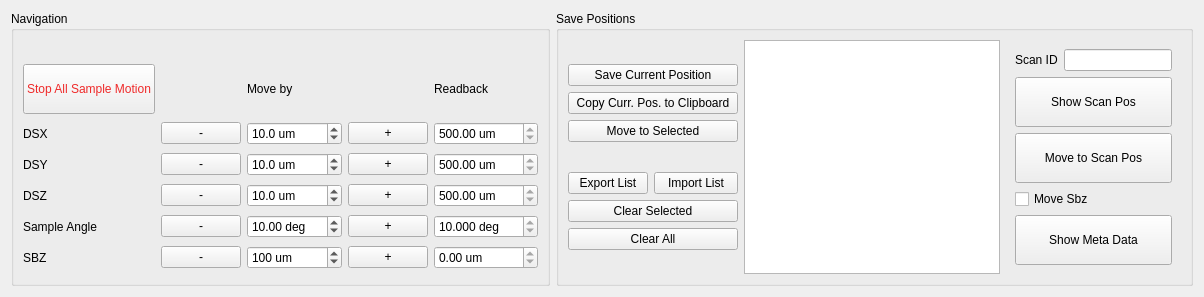
          <widget class="QWidget" name="tab">
           <attribute name="title">
            <string>MLL Module</string>
           </attribute>
           <layout class="QGridLayout" name="gridLayout_61">
            <item row="0" column="0">
             <widget class="QGroupBox" name="groupBox_39">
              <property name="enabled">
               <bool>true</bool>
              </property>
              <property name="sizePolicy">
               <sizepolicy hsizetype="Preferred" vsizetype="Preferred">
                <horstretch>0</horstretch>
                <verstretch>0</verstretch>
               </sizepolicy>
              </property>
              <property name="styleSheet">
               <string notr="true"/>
              </property>
              <property name="title">
               <string>Navigation</string>
              </property>
              <layout class="QGridLayout" name="gridLayout_90">
               <item row="4" column="0">
                <widget class="QLabel" name="label_43">
                 <property name="sizePolicy">
                  <sizepolicy hsizetype="Fixed" vsizetype="Preferred">
                   <horstretch>0</horstretch>
                   <verstretch>0</verstretch>
                  </sizepolicy>
                 </property>
                 <property name="text">
                  <string>DSZ</string>
                 </property>
                </widget>
               </item>
               <item row="4" column="5">
                <widget class="QDoubleSpinBox" name="db_dsz">
                 <property name="sizePolicy">
                  <sizepolicy hsizetype="Preferred" vsizetype="Fixed">
                   <horstretch>0</horstretch>
                   <verstretch>0</verstretch>
                  </sizepolicy>
                 </property>
                 <property name="readOnly">
                  <bool>true</bool>
                 </property>
                 <property name="buttonSymbols">
                  <enum>QAbstractSpinBox::UpDownArrows</enum>
                 </property>
                 <property name="suffix">
                  <string> um</string>
                 </property>
                 <property name="decimals">
                  <number>2</number>
                 </property>
                 <property name="minimum">
                  <double>-9999.000000000000000</double>
                 </property>
                 <property name="maximum">
                  <double>9999.989999999999782</double>
                 </property>
                 <property name="value">
                  <double>500.000000000000000</double>
                 </property>
                </widget>
               </item>
               <item row="3" column="0">
                <widget class="QLabel" name="label_172">
                 <property name="sizePolicy">
                  <sizepolicy hsizetype="Fixed" vsizetype="Preferred">
                   <horstretch>0</horstretch>
                   <verstretch>0</verstretch>
                  </sizepolicy>
                 </property>
                 <property name="text">
                  <string>DSY</string>
                 </property>
                </widget>
               </item>
               <item row="6" column="0">
                <widget class="QLabel" name="label_82">
                 <property name="sizePolicy">
                  <sizepolicy hsizetype="Fixed" vsizetype="Preferred">
                   <horstretch>0</horstretch>
                   <verstretch>0</verstretch>
                  </sizepolicy>
                 </property>
                 <property name="text">
                  <string>SBZ</string>
                 </property>
                </widget>
               </item>
               <item row="5" column="2">
                <widget class="QDoubleSpinBox" name="db_move_dsth">
                 <property name="sizePolicy">
                  <sizepolicy hsizetype="Preferred" vsizetype="Fixed">
                   <horstretch>0</horstretch>
                   <verstretch>0</verstretch>
                  </sizepolicy>
                 </property>
                 <property name="suffix">
                  <string> deg</string>
                 </property>
                 <property name="minimum">
                  <double>-120.000000000000000</double>
                 </property>
                 <property name="maximum">
                  <double>120.000000000000000</double>
                 </property>
                 <property name="singleStep">
                  <double>10.000000000000000</double>
                 </property>
                 <property name="value">
                  <double>10.000000000000000</double>
                 </property>
                </widget>
               </item>
               <item row="2" column="2">
                <widget class="QDoubleSpinBox" name="db_move_dsx">
                 <property name="sizePolicy">
                  <sizepolicy hsizetype="Preferred" vsizetype="Fixed">
                   <horstretch>0</horstretch>
                   <verstretch>0</verstretch>
                  </sizepolicy>
                 </property>
                 <property name="suffix">
                  <string> um</string>
                 </property>
                 <property name="decimals">
                  <number>1</number>
                 </property>
                 <property name="minimum">
                  <double>-10000.000000000000000</double>
                 </property>
                 <property name="maximum">
                  <double>10000.000000000000000</double>
                 </property>
                 <property name="singleStep">
                  <double>5.000000000000000</double>
                 </property>
                 <property name="value">
                  <double>10.000000000000000</double>
                 </property>
                </widget>
               </item>
               <item row="2" column="1">
                <widget class="QPushButton" name="pb_move_dsx_neg">
                 <property name="sizePolicy">
                  <sizepolicy hsizetype="Preferred" vsizetype="Fixed">
                   <horstretch>0</horstretch>
                   <verstretch>0</verstretch>
                  </sizepolicy>
                 </property>
                 <property name="text">
                  <string>   -   </string>
                 </property>
                </widget>
               </item>
               <item row="4" column="4">
                <widget class="QPushButton" name="pb_move_dsz_pos">
                 <property name="sizePolicy">
                  <sizepolicy hsizetype="Preferred" vsizetype="Fixed">
                   <horstretch>0</horstretch>
                   <verstretch>0</verstretch>
                  </sizepolicy>
                 </property>
                 <property name="text">
                  <string>+</string>
                 </property>
                </widget>
               </item>
               <item row="5" column="1">
                <widget class="QPushButton" name="pb_move_dth_pos_neg">
                 <property name="sizePolicy">
                  <sizepolicy hsizetype="Preferred" vsizetype="Fixed">
                   <horstretch>0</horstretch>
                   <verstretch>0</verstretch>
                  </sizepolicy>
                 </property>
                 <property name="text">
                  <string>-</string>
                 </property>
                </widget>
               </item>
               <item row="2" column="5">
                <widget class="QDoubleSpinBox" name="db_dsx">
                 <property name="sizePolicy">
                  <sizepolicy hsizetype="Preferred" vsizetype="Fixed">
                   <horstretch>0</horstretch>
                   <verstretch>0</verstretch>
                  </sizepolicy>
                 </property>
                 <property name="readOnly">
                  <bool>true</bool>
                 </property>
                 <property name="buttonSymbols">
                  <enum>QAbstractSpinBox::UpDownArrows</enum>
                 </property>
                 <property name="suffix">
                  <string> um</string>
                 </property>
                 <property name="decimals">
                  <number>2</number>
                 </property>
                 <property name="minimum">
                  <double>-9999.000000000000000</double>
                 </property>
                 <property name="maximum">
                  <double>9999.000000000000000</double>
                 </property>
                 <property name="value">
                  <double>500.000000000000000</double>
                 </property>
                </widget>
               </item>
               <item row="2" column="4">
                <widget class="QPushButton" name="pb_move_dsx_pos">
                 <property name="sizePolicy">
                  <sizepolicy hsizetype="Preferred" vsizetype="Fixed">
                   <horstretch>0</horstretch>
                   <verstretch>0</verstretch>
                  </sizepolicy>
                 </property>
                 <property name="text">
                  <string>  +  </string>
                 </property>
                </widget>
               </item>
               <item row="4" column="1">
                <widget class="QPushButton" name="pb_move_dsz_neg">
                 <property name="sizePolicy">
                  <sizepolicy hsizetype="Preferred" vsizetype="Fixed">
                   <horstretch>0</horstretch>
                   <verstretch>0</verstretch>
                  </sizepolicy>
                 </property>
                 <property name="text">
                  <string>-</string>
                 </property>
                </widget>
               </item>
               <item row="6" column="4">
                <widget class="QPushButton" name="pb_move_sbz_pos">
                 <property name="sizePolicy">
                  <sizepolicy hsizetype="Preferred" vsizetype="Fixed">
                   <horstretch>0</horstretch>
                   <verstretch>0</verstretch>
                  </sizepolicy>
                 </property>
                 <property name="text">
                  <string>+</string>
                 </property>
                </widget>
               </item>
               <item row="1" column="5">
                <widget class="QLabel" name="label_168">
                 <property name="text">
                  <string>Readback</string>
                 </property>
                </widget>
               </item>
               <item row="3" column="4">
                <widget class="QPushButton" name="pb_move_dsy_pos">
                 <property name="sizePolicy">
                  <sizepolicy hsizetype="Preferred" vsizetype="Fixed">
                   <horstretch>0</horstretch>
                   <verstretch>0</verstretch>
                  </sizepolicy>
                 </property>
                 <property name="text">
                  <string>+</string>
                 </property>
                </widget>
               </item>
               <item row="5" column="4">
                <widget class="QPushButton" name="pb_move_dth_pos">
                 <property name="sizePolicy">
                  <sizepolicy hsizetype="Preferred" vsizetype="Fixed">
                   <horstretch>0</horstretch>
                   <verstretch>0</verstretch>
                  </sizepolicy>
                 </property>
                 <property name="text">
                  <string>+</string>
                 </property>
                </widget>
               </item>
               <item row="3" column="2">
                <widget class="QDoubleSpinBox" name="db_move_dsy">
                 <property name="sizePolicy">
                  <sizepolicy hsizetype="Preferred" vsizetype="Fixed">
                   <horstretch>0</horstretch>
                   <verstretch>0</verstretch>
                  </sizepolicy>
                 </property>
                 <property name="suffix">
                  <string> um</string>
                 </property>
                 <property name="decimals">
                  <number>1</number>
                 </property>
                 <property name="minimum">
                  <double>-10000.000000000000000</double>
                 </property>
                 <property name="maximum">
                  <double>10000.000000000000000</double>
                 </property>
                 <property name="singleStep">
                  <double>5.000000000000000</double>
                 </property>
                 <property name="value">
                  <double>10.000000000000000</double>
                 </property>
                </widget>
               </item>
               <item row="3" column="5">
                <widget class="QDoubleSpinBox" name="db_dsy">
                 <property name="sizePolicy">
                  <sizepolicy hsizetype="Preferred" vsizetype="Fixed">
                   <horstretch>0</horstretch>
                   <verstretch>0</verstretch>
                  </sizepolicy>
                 </property>
                 <property name="readOnly">
                  <bool>true</bool>
                 </property>
                 <property name="buttonSymbols">
                  <enum>QAbstractSpinBox::UpDownArrows</enum>
                 </property>
                 <property name="suffix">
                  <string> um</string>
                 </property>
                 <property name="decimals">
                  <number>2</number>
                 </property>
                 <property name="minimum">
                  <double>-9999.000000000000000</double>
                 </property>
                 <property name="maximum">
                  <double>9999.989999999999782</double>
                 </property>
                 <property name="value">
                  <double>500.000000000000000</double>
                 </property>
                </widget>
               </item>
               <item row="0" column="2">
                <widget class="QLabel" name="label_167">
                 <property name="sizePolicy">
                  <sizepolicy hsizetype="Preferred" vsizetype="Fixed">
                   <horstretch>0</horstretch>
                   <verstretch>0</verstretch>
                  </sizepolicy>
                 </property>
                 <property name="text">
                  <string/>
                 </property>
                </widget>
               </item>
               <item row="1" column="2">
                <widget class="QLabel" name="label_131">
                 <property name="sizePolicy">
                  <sizepolicy hsizetype="Preferred" vsizetype="Fixed">
                   <horstretch>0</horstretch>
                   <verstretch>0</verstretch>
                  </sizepolicy>
                 </property>
                 <property name="styleSheet">
                  <string notr="true"/>
                 </property>
                 <property name="text">
                  <string>Move by</string>
                 </property>
                </widget>
               </item>
               <item row="5" column="0">
                <widget class="QLabel" name="label_169">
                 <property name="sizePolicy">
                  <sizepolicy hsizetype="Fixed" vsizetype="Preferred">
                   <horstretch>0</horstretch>
                   <verstretch>0</verstretch>
                  </sizepolicy>
                 </property>
                 <property name="text">
                  <string>Sample Angle  </string>
                 </property>
                </widget>
               </item>
               <item row="6" column="2">
                <widget class="QDoubleSpinBox" name="db_move_sbz">
                 <property name="sizePolicy">
                  <sizepolicy hsizetype="Preferred" vsizetype="Fixed">
                   <horstretch>0</horstretch>
                   <verstretch>0</verstretch>
                  </sizepolicy>
                 </property>
                 <property name="suffix">
                  <string> um</string>
                 </property>
                 <property name="decimals">
                  <number>0</number>
                 </property>
                 <property name="minimum">
                  <double>-50000.000000000000000</double>
                 </property>
                 <property name="maximum">
                  <double>50000.000000000000000</double>
                 </property>
                 <property name="singleStep">
                  <double>100.000000000000000</double>
                 </property>
                 <property name="value">
                  <double>100.000000000000000</double>
                 </property>
                </widget>
               </item>
               <item row="4" column="2">
                <widget class="QDoubleSpinBox" name="db_move_dsz">
                 <property name="sizePolicy">
                  <sizepolicy hsizetype="Preferred" vsizetype="Fixed">
                   <horstretch>0</horstretch>
                   <verstretch>0</verstretch>
                  </sizepolicy>
                 </property>
                 <property name="suffix">
                  <string> um</string>
                 </property>
                 <property name="decimals">
                  <number>1</number>
                 </property>
                 <property name="minimum">
                  <double>-10000.000000000000000</double>
                 </property>
                 <property name="maximum">
                  <double>10000.000000000000000</double>
                 </property>
                 <property name="singleStep">
                  <double>5.000000000000000</double>
                 </property>
                 <property name="value">
                  <double>10.000000000000000</double>
                 </property>
                </widget>
               </item>
               <item row="6" column="1">
                <widget class="QPushButton" name="pb_move_sbz_neg">
                 <property name="sizePolicy">
                  <sizepolicy hsizetype="Preferred" vsizetype="Fixed">
                   <horstretch>0</horstretch>
                   <verstretch>0</verstretch>
                  </sizepolicy>
                 </property>
                 <property name="text">
                  <string>-</string>
                 </property>
                </widget>
               </item>
               <item row="5" column="5">
                <widget class="QDoubleSpinBox" name="db_dsth">
                 <property name="sizePolicy">
                  <sizepolicy hsizetype="Preferred" vsizetype="Fixed">
                   <horstretch>0</horstretch>
                   <verstretch>0</verstretch>
                  </sizepolicy>
                 </property>
                 <property name="readOnly">
                  <bool>true</bool>
                 </property>
                 <property name="buttonSymbols">
                  <enum>QAbstractSpinBox::UpDownArrows</enum>
                 </property>
                 <property name="suffix">
                  <string> deg</string>
                 </property>
                 <property name="decimals">
                  <number>3</number>
                 </property>
                 <property name="minimum">
                  <double>-200.000000000000000</double>
                 </property>
                 <property name="maximum">
                  <double>200.000000000000000</double>
                 </property>
                 <property name="value">
                  <double>10.000000000000000</double>
                 </property>
                </widget>
               </item>
               <item row="2" column="0">
                <widget class="QLabel" name="label_170">
                 <property name="sizePolicy">
                  <sizepolicy hsizetype="Fixed" vsizetype="Preferred">
                   <horstretch>0</horstretch>
                   <verstretch>0</verstretch>
                  </sizepolicy>
                 </property>
                 <property name="text">
                  <string>DSX</string>
                 </property>
                </widget>
               </item>
               <item row="3" column="1">
                <widget class="QPushButton" name="pb_move_dsy_neg">
                 <property name="sizePolicy">
                  <sizepolicy hsizetype="Preferred" vsizetype="Fixed">
                   <horstretch>0</horstretch>
                   <verstretch>0</verstretch>
                  </sizepolicy>
                 </property>
                 <property name="text">
                  <string>-</string>
                 </property>
                </widget>
               </item>
               <item row="6" column="5">
                <widget class="QDoubleSpinBox" name="db_sbz">
                 <property name="sizePolicy">
                  <sizepolicy hsizetype="Preferred" vsizetype="Fixed">
                   <horstretch>0</horstretch>
                   <verstretch>0</verstretch>
                  </sizepolicy>
                 </property>
                 <property name="readOnly">
                  <bool>true</bool>
                 </property>
                 <property name="buttonSymbols">
                  <enum>QAbstractSpinBox::UpDownArrows</enum>
                 </property>
                 <property name="suffix">
                  <string> um</string>
                 </property>
                 <property name="decimals">
                  <number>2</number>
                 </property>
                 <property name="minimum">
                  <double>-10000.000000000000000</double>
                 </property>
                 <property name="maximum">
                  <double>100000.000000000000000</double>
                 </property>
                 <property name="value">
                  <double>0.000000000000000</double>
                 </property>
                </widget>
               </item>
               <item row="1" column="0">
                <widget class="QPushButton" name="pb_mll_stop_all_sample">
                 <property name="sizePolicy">
                  <sizepolicy hsizetype="Preferred" vsizetype="Preferred">
                   <horstretch>0</horstretch>
                   <verstretch>0</verstretch>
                  </sizepolicy>
                 </property>
                 <property name="styleSheet">
                  <string notr="true">color: rgb(239, 41, 41);</string>
                 </property>
                 <property name="text">
                  <string>
Stop All Sample Motion
</string>
                 </property>
                </widget>
               </item>
              </layout>
             </widget>
            </item>
            <item row="0" column="1">
             <widget class="QGroupBox" name="groupBox_38">
              <property name="enabled">
               <bool>true</bool>
              </property>
              <property name="sizePolicy">
               <sizepolicy hsizetype="Preferred" vsizetype="Preferred">
                <horstretch>0</horstretch>
                <verstretch>0</verstretch>
               </sizepolicy>
              </property>
              <property name="title">
               <string>Save Positions</string>
              </property>
              <layout class="QGridLayout" name="gridLayout_84">
               <item row="0" column="0">
                <layout class="QGridLayout" name="gridLayout_127">
                 <item row="0" column="0">
                  <layout class="QGridLayout" name="gridLayout_128">
                   <item row="2" column="0">
                    <widget class="QPushButton" name="pb_move_pos_mll">
                     <property name="sizePolicy">
                      <sizepolicy hsizetype="Preferred" vsizetype="Fixed">
                       <horstretch>0</horstretch>
                       <verstretch>0</verstretch>
                      </sizepolicy>
                     </property>
                     <property name="styleSheet">
                      <string notr="true"/>
                     </property>
                     <property name="text">
                      <string>Move to Selected</string>
                     </property>
                    </widget>
                   </item>
                   <item row="0" column="0">
                    <layout class="QHBoxLayout" name="horizontalLayout_39">
                     <item>
                      <widget class="QPushButton" name="pb_save_pos_mll">
                       <property name="sizePolicy">
                        <sizepolicy hsizetype="Preferred" vsizetype="Fixed">
                         <horstretch>0</horstretch>
                         <verstretch>0</verstretch>
                        </sizepolicy>
                       </property>
                       <property name="styleSheet">
                        <string notr="true"/>
                       </property>
                       <property name="text">
                        <string>Save Current Position</string>
                       </property>
                      </widget>
                     </item>
                    </layout>
                   </item>
                   <item row="1" column="0">
                    <widget class="QPushButton" name="pb_copy_curr_pos_mll">
                     <property name="toolTip">
                      <string>motor values to clipboard</string>
                     </property>
                     <property name="text">
                      <string>Copy Curr. Pos. to Clipboard</string>
                     </property>
                    </widget>
                   </item>
                  </layout>
                 </item>
                 <item row="2" column="0">
                  <layout class="QGridLayout" name="gridLayout_129">
                   <item row="2" column="0">
                    <widget class="QPushButton" name="pb_roiList_clear_mll">
                     <property name="text">
                      <string>Clear All</string>
                     </property>
                    </widget>
                   </item>
                   <item row="0" column="0">
                    <layout class="QHBoxLayout" name="horizontalLayout_81">
                     <item>
                      <widget class="QPushButton" name="pb_roiList_export_mll">
                       <property name="text">
                        <string>  Export List  </string>
                       </property>
                      </widget>
                     </item>
                     <item>
                      <widget class="QPushButton" name="pb_roiList_import_mll">
                       <property name="text">
                        <string>   Import List   </string>
                       </property>
                      </widget>
                     </item>
                    </layout>
                   </item>
                   <item row="1" column="0">
                    <widget class="QPushButton" name="pb_roiList_clear_sel_mll">
                     <property name="text">
                      <string>Clear Selected</string>
                     </property>
                    </widget>
                   </item>
                  </layout>
                 </item>
                </layout>
               </item>
               <item row="0" column="1">
                <widget class="QListWidget" name="mll_sample_roi_list_widget">
                 <property name="sizePolicy">
                  <sizepolicy hsizetype="MinimumExpanding" vsizetype="Preferred">
                   <horstretch>0</horstretch>
                   <verstretch>0</verstretch>
                  </sizepolicy>
                 </property>
                </widget>
               </item>
               <item row="0" column="2">
                <widget class="QFrame" name="frame_13">
                 <property name="sizePolicy">
                  <sizepolicy hsizetype="Fixed" vsizetype="Fixed">
                   <horstretch>0</horstretch>
                   <verstretch>0</verstretch>
                  </sizepolicy>
                 </property>
                 <layout class="QGridLayout" name="gridLayout_85">
                  <item row="0" column="0">
                   <layout class="QHBoxLayout" name="horizontalLayout_10">
                    <item>
                     <widget class="QLabel" name="label_166">
                      <property name="sizePolicy">
                       <sizepolicy hsizetype="Preferred" vsizetype="Fixed">
                        <horstretch>0</horstretch>
                        <verstretch>0</verstretch>
                       </sizepolicy>
                      </property>
                      <property name="text">
                       <string>Scan ID</string>
                      </property>
                     </widget>
                    </item>
                    <item>
                     <widget class="QLineEdit" name="le_sid_position_mll">
                      <property name="sizePolicy">
                       <sizepolicy hsizetype="Preferred" vsizetype="Fixed">
                        <horstretch>0</horstretch>
                        <verstretch>0</verstretch>
                       </sizepolicy>
                      </property>
                     </widget>
                    </item>
                   </layout>
                  </item>
                  <item row="2" column="0">
                   <widget class="QPushButton" name="pb_recover_scan_pos_mll">
                    <property name="enabled">
                     <bool>true</bool>
                    </property>
                    <property name="sizePolicy">
                     <sizepolicy hsizetype="Preferred" vsizetype="Fixed">
                      <horstretch>0</horstretch>
                      <verstretch>0</verstretch>
                     </sizepolicy>
                    </property>
                    <property name="text">
                     <string>
Move to Scan Pos
</string>
                    </property>
                   </widget>
                  </item>
                  <item row="3" column="0">
                   <widget class="QCheckBox" name="cb_sid_move_base_mll">
                    <property name="sizePolicy">
                     <sizepolicy hsizetype="Preferred" vsizetype="Fixed">
                      <horstretch>0</horstretch>
                      <verstretch>0</verstretch>
                     </sizepolicy>
                    </property>
                    <property name="text">
                     <string>Move Sbz</string>
                    </property>
                   </widget>
                  </item>
                  <item row="5" column="0">
                   <widget class="QPushButton" name="pb_print_scan_meta_mll">
                    <property name="sizePolicy">
                     <sizepolicy hsizetype="Preferred" vsizetype="Fixed">
                      <horstretch>0</horstretch>
                      <verstretch>0</verstretch>
                     </sizepolicy>
                    </property>
                    <property name="text">
                     <string>
Show Meta Data
</string>
                    </property>
                   </widget>
                  </item>
                  <item row="1" column="0">
                   <widget class="QPushButton" name="pb_show_scan_pos_mll">
                    <property name="sizePolicy">
                     <sizepolicy hsizetype="Preferred" vsizetype="Fixed">
                      <horstretch>0</horstretch>
                      <verstretch>0</verstretch>
                     </sizepolicy>
                    </property>
                    <property name="text">
                     <string>
Show Scan Pos
</string>
                    </property>
                   </widget>
                  </item>
                 </layout>
                </widget>
               </item>
              </layout>
             </widget>
            </item>
           </layout>
          </widget>
